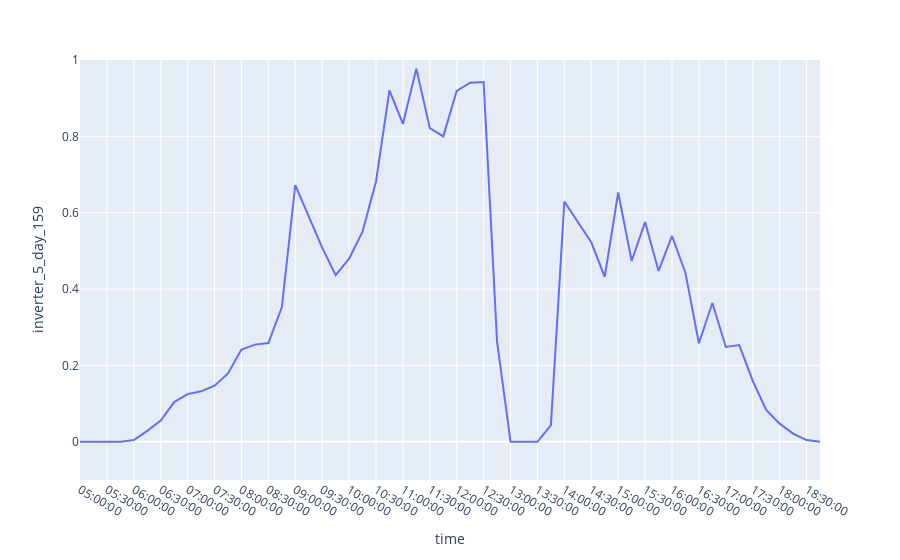

Notebook cell for this chart:
### Code cell
fig = px.line(plant_daily_curves_df, x='time', y='inverter_5_day_159', range_y=[-0.1, 1])
fig.show()

### Figure 1 — Plotly figure (JSON) as saved in the notebook; plotly's stock layout.template omitted (floating-point values rounded to 4 significant figures)
{"data": [{"hovertemplate": "time=%{x}<br>inverter_5_day_159=%{y}<extra></extra>", "legendgroup": "", "line": {"color": "#636efa", "dash": "solid"}, "marker": {"symbol": "circle"}, "mode": "lines", "name": "", "orientation": "v", "showlegend": false, "type": "scatter", "x": ["05:00:00", "05:15:00", "05:30:00", "05:45:00", "06:00:00", "06:15:00", "06:30:00", "06:45:00", "07:00:00", "07:15:00", "07:30:00", "07:45:00", "08:00:00", "08:15:00", "08:30:00", "08:45:00", "09:00:00", "09:15:00", "09:30:00", "09:45:00", "10:00:00", "10:15:00", "10:30:00", "10:45:00", "11:00:00", "11:15:00", "11:30:00", "11:45:00", "12:00:00", "12:15:00", "12:30:00", "12:45:00", "13:00:00", "13:15:00", "13:30:00", "13:45:00", "14:00:00", "14:15:00", "14:30:00", "14:45:00", "15:00:00", "15:15:00", "15:30:00", "15:45:00", "16:00:00", "16:15:00", "16:30:00", "16:45:00", "17:00:00", "17:15:00", "17:30:00", "17:45:00", "18:00:00", "18:15:00", "18:30:00", "18:45:00"], "xaxis": "x", "y": [0, 0, 0, 0, 0.004553, 0.02862, 0.05575, 0.104, 0.125, 0.1323, 0.1471, 0.1791, 0.2416, 0.2546, 0.2586, 0.3525, 0.6723, 0.5921, 0.5086, 0.4366, 0.4794, 0.5505, 0.6819, 0.9205, 0.8324, 0.9773, 0.8216, 0.7999, 0.9194, 0.9406, 0.9424, 0.2615, 0, 0, 0, 0.04364, 0.6294, 0.5756, 0.5225, 0.4322, 0.6529, 0.4735, 0.5754, 0.4476, 0.5391, 0.4422, 0.2581, 0.3637, 0.2483, 0.2533, 0.1594, 0.0836, 0.04762, 0.02133, 0.004526, 0], "yaxis": "y"}], "layout": {"autosize": true, "legend": {"tracegroupgap": 0}, "margin": {"t": 60}, "xaxis": {"anchor": "y", "autorange": true, "domain": [0, 1], "range": [0, 55], "title": {"text": "time"}, "type": "category"}, "yaxis": {"anchor": "x", "domain": [0, 1], "range": [-0.1, 1], "title": {"text": "inverter_5_day_159"}, "type": "linear"}}}
